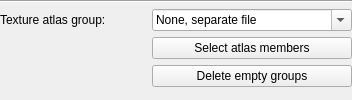
           <widget class="QWidget" name="textureAtlasGroupPanel" native="true">
            <property name="sizePolicy">
             <sizepolicy hsizetype="Preferred" vsizetype="Fixed">
              <horstretch>0</horstretch>
              <verstretch>0</verstretch>
             </sizepolicy>
            </property>
            <property name="minimumSize">
             <size>
              <width>0</width>
              <height>0</height>
             </size>
            </property>
            <layout class="QVBoxLayout" name="textureAtlasGroupVerticalLayout">
             <property name="leftMargin">
              <number>0</number>
             </property>
             <property name="topMargin">
              <number>0</number>
             </property>
             <property name="rightMargin">
              <number>0</number>
             </property>
             <property name="bottomMargin">
              <number>9</number>
             </property>
             <item>
              <widget class="Line" name="textureAtlasGroupLine">
               <property name="orientation">
                <enum>Qt::Horizontal</enum>
               </property>
              </widget>
             </item>
             <item>
              <layout class="QHBoxLayout" name="textureAtlasGroup">
               <item>
                <widget class="QLabel" name="textureAtlasGroupLabel">
                 <property name="minimumSize">
                  <size>
                   <width>90</width>
                   <height>0</height>
                  </size>
                 </property>
                 <property name="maximumSize">
                  <size>
                   <width>16777215</width>
                   <height>16777215</height>
                  </size>
                 </property>
                 <property name="toolTip">
                  <string>&lt;html&gt;&lt;head/&gt;&lt;body&gt;&lt;p&gt;Defines groups of layers to share a material and texture atlas (single uv tile).&lt;/p&gt;&lt;p&gt;PSD layers included in the named group will be organized, using the selected packing algorithm, into a single texture atlas. Texture atlases have a minimum resolution of 512x512 and maximum of 8192x8192. Groups consisting of small layers may be underpacked, leaving empty space, while groups consisting of large layers may be overpacked, and will be downscaled to fit.&lt;/p&gt;&lt;p&gt;Texture Atlas Groups reduce the number of unique materials generated for a scene allowing material adjustments to affect multiple objects at once. Tightly packed texture atlases may improve performance in games and reduce render times.&lt;/p&gt;&lt;/body&gt;&lt;/html&gt;</string>
                 </property>
                 <property name="text">
                  <string>Texture atlas group:</string>
                 </property>
                </widget>
               </item>
               <item>
                <spacer name="textureAtlasGroupSpacer">
                 <property name="orientation">
                  <enum>Qt::Horizontal</enum>
                 </property>
                 <property name="sizeHint" stdset="0">
                  <size>
                   <width>40</width>
                   <height>20</height>
                  </size>
                 </property>
                </spacer>
               </item>
               <item>
                <widget class="QComboBox" name="textureAtlasGroupComboBox">
                 <property name="minimumSize">
                  <size>
                   <width>200</width>
                   <height>0</height>
                  </size>
                 </property>
                 <property name="toolTip">
                  <string>&lt;html&gt;&lt;head/&gt;&lt;body&gt;&lt;p&gt;Defines groups of layers to share a material and texture atlas (single uv tile).&lt;/p&gt;&lt;p&gt;PSD layers included in the named group will be organized, using the selected packing algorithm, into a single texture atlas. Texture atlases have a minimum resolution of 512x512 and maximum of 8192x8192. Groups consisting of small layers may be underpacked, leaving empty space, while groups consisting of large layers may be overpacked, and will be downscaled to fit.&lt;/p&gt;&lt;p&gt;Texture Atlas Groups reduce the number of unique materials generated for a scene allowing material adjustments to affect multiple objects at once. Tightly packed texture atlases may improve performance in games and reduce render times.&lt;/p&gt;&lt;/body&gt;&lt;/html&gt;</string>
                 </property>
                 <property name="editable">
                  <bool>true</bool>
                 </property>
                 <property name="currentText">
                  <string>None, separate file</string>
                 </property>
                 <property name="currentIndex">
                  <number>0</number>
                 </property>
                 <item>
                  <property name="text">
                   <string>None, separate file</string>
                  </property>
                 </item>
                 <item>
                  <property name="text">
                   <string>New group...</string>
                  </property>
                 </item>
                </widget>
               </item>
              </layout>
             </item>
             <item>
              <layout class="QHBoxLayout" name="textureAtlasSelector">
               <property name="spacing">
                <number>6</number>
               </property>
               <property name="leftMargin">
                <number>0</number>
               </property>
               <property name="topMargin">
                <number>0</number>
               </property>
               <property name="rightMargin">
                <number>0</number>
               </property>
               <property name="bottomMargin">
                <number>0</number>
               </property>
               <item>
                <spacer name="textureAtlaSelectorSpacer">
                 <property name="orientation">
                  <enum>Qt::Horizontal</enum>
                 </property>
                 <property name="sizeHint" stdset="0">
                  <size>
                   <width>40</width>
                   <height>20</height>
                  </size>
                 </property>
                </spacer>
               </item>
               <item>
                <widget class="QPushButton" name="textureAtlasSelectorBtn">
                 <property name="minimumSize">
                  <size>
                   <width>200</width>
                   <height>0</height>
                  </size>
                 </property>
                 <property name="toolTip">
                  <string>&lt;html&gt;&lt;head/&gt;&lt;body&gt;&lt;p&gt;Selects layers of the specified group in the Layer Selection List.&lt;/p&gt;&lt;/body&gt;&lt;/html&gt;</string>
                 </property>
                 <property name="text">
                  <string>Select atlas members</string>
                 </property>
                </widget>
               </item>
              </layout>
             </item>
             <item>
              <layout class="QHBoxLayout" name="textureAtlasCleanup">
               <item>
                <spacer name="textureAtlasCleanupSpacer">
                 <property name="orientation">
                  <enum>Qt::Horizontal</enum>
                 </property>
                 <property name="sizeHint" stdset="0">
                  <size>
                   <width>40</width>
                   <height>20</height>
                  </size>
                 </property>
                </spacer>
               </item>
               <item>
                <widget class="QPushButton" name="textureAtlasCleanupBtn">
                 <property name="minimumSize">
                  <size>
                   <width>200</width>
                   <height>0</height>
                  </size>
                 </property>
                 <property name="toolTip">
                  <string>&lt;html&gt;&lt;head/&gt;&lt;body&gt;&lt;p&gt;Deletes group names from the dropdown list if no layers are assigned (empty groups).&lt;/p&gt;&lt;/body&gt;&lt;/html&gt;</string>
                 </property>
                 <property name="text">
                  <string>Delete empty groups</string>
                 </property>
                </widget>
               </item>
              </layout>
             </item>
            </layout>
           </widget>
